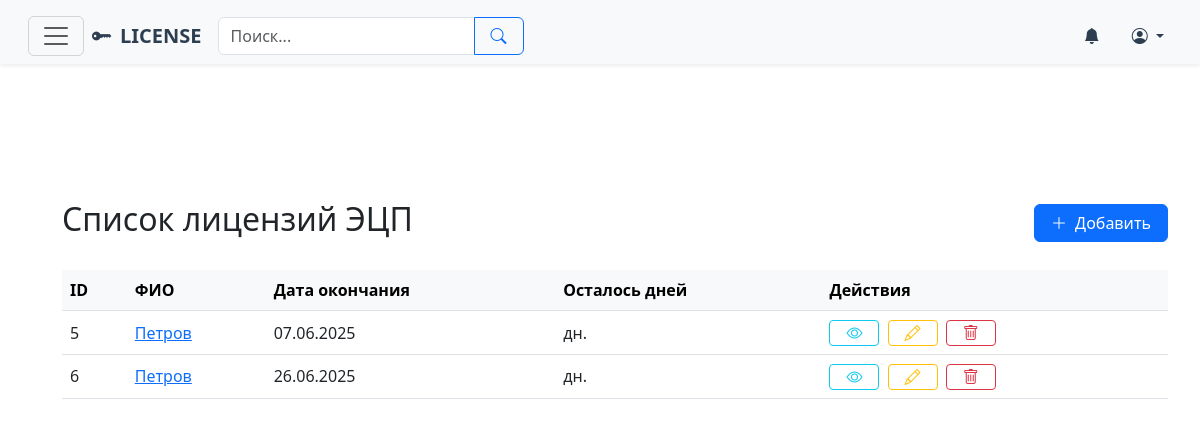
Screenshot of /ecps/ with the database file from the repository.
### licen/models.py (models this page shows, shortened)
class LicenseBaseModel(models.Model):
    created_at = models.DateTimeField(auto_now_add=True, verbose_name=_('Дата создания'))
    updated_at = models.DateTimeField(auto_now=True, verbose_name=_('Дата обновления'))
    start_date = models.DateField(verbose_name=_('Дата начала действия (с)'))
    end_date = models.DateField(verbose_name=_('Дата окончания действия (по)'))
    comments = models.TextField(blank=True, null=True, verbose_name=_('Комментарии'))
    computer = models.ForeignKey(
        'Computer',
        on_delete=models.CASCADE,
        related_name='%(class)s',
        verbose_name=_('Компьютер')
    )
    class Meta:
        abstract = True
        ordering = ['-end_date']
        indexes = [
            models.Index(fields=['end_date']),
        ]

class ECP(LicenseBaseModel):
    full_name = models.CharField(max_length=255, verbose_name=_('ФИО'))
    class Meta:
        verbose_name = _('ЭЦП')
        verbose_name_plural = _('ЭЦП')

### licen/views.py (the view)
# urls.py: path('ecps/', ecp_list, name='ecp-list'),
def ecp_list(request):
    ecps = ECP.objects.all().order_by('full_name')
    return render(request, 'licen/ecp/ecp_list.html', {'ecps': ecps})

### licen/context_processors.py (called while the page is built, shortened)
def get_breadcrumbs(request):
    breadcrumbs = []
    breadcrumbs.append({
        'name': _('Города'),
        'url': reverse('city-list')
    })
    return {'breadcrumbs': breadcrumbs}

### licen/templates/licen/ecp/ecp_list.html (shortened to what this page needs)
{% extends "base.html" %}
{% block content %}
<div class="container mt-5">
    <div class="d-flex justify-content-between align-items-center mb-4">
        <h2>Список лицензий ЭЦП</h2>
        <a href="{% url 'ecp-create' %}" class="btn btn-primary d-flex align-items-center gap-2">
            <i class="bi bi-plus-lg"></i> Добавить
        </a>
    </div>
    {% if ecps %}
    <div class="table-responsive d-none d-md-block">
        <table class="table table-hover align-middle">
            <thead class="table-light">
                <tr>
                    <th>ID</th>
                    <th>ФИО</th>
                    <th>Дата окончания</th>
                    <th>Осталось дней</th>
                    <th>Действия</th>
                </tr>
            </thead>
            <tbody>
                {% for item in ecps %}
                <tr>
                    <td>{{ item.id }}</td>
                    <td><a href="{% url 'ecp-detail' item.id %}">{{ item.full_name|truncatechars:30 }}</a></td>
                    <td>{{ item.end_date|date:"d.m.Y" }}</td>
                    <td>
                        {% with days_left=item.days_left %}
                            {% if days_left <= 0 %}
                                <span class="text-danger">Лицензия истекла</span>
                            {% else %}
                                {{ days_left }} дн.
                            {% endif %}
                        {% endwith %}
                    </td>
                    <td class="text-nowrap">
                        <a href="{% url 'ecp-detail' item.id %}" class="btn btn-sm btn-outline-info me-1"><i class="bi bi-eye"></i></a>
                        <a href="{% url 'ecp-update' item.id %}" class="btn btn-sm btn-outline-warning me-1"><i class="bi bi-pencil"></i></a>
                        <a href="{% url 'ecp-delete' item.id %}" class="btn btn-sm btn-outline-danger"><i class="bi bi-trash"></i></a>
                    </td>
                </tr>
                {% endfor %}
            </tbody>
        </table>
    </div>
    {% else %}
    <div class="alert alert-info">Нет лицензий ЭЦП в базе</div>
    {% endif %}
</div>
{% endblock %}

### licen/templates/base.html (style rules this page uses)
.table thead th { background-color: #f8f9fa; }
.btn { padding-left: 1rem; padding-right: 1rem; }
.btn i { display: flex; align-items: center; }
.btn-sm i { font-size: 1rem; }

### rows the page displays
ECP: id "5", full_name "Петров", end_date "07.06.2025"
ECP: id "6", full_name "Петров", end_date "26.06.2025"
